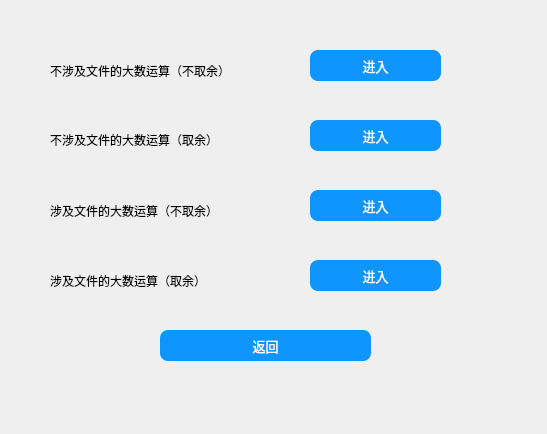
<?xml version="1.0" encoding="UTF-8"?>
<ui version="4.0">
 <class>function0</class>
 <widget class="QDialog" name="function0">
  <property name="geometry">
   <rect>
    <x>0</x>
    <y>0</y>
    <width>547</width>
    <height>434</height>
   </rect>
  </property>
  <property name="windowTitle">
   <string>Dialog</string>
  </property>
  <widget class="QPushButton" name="pushButton">
   <property name="geometry">
    <rect>
     <x>310</x>
     <y>50</y>
     <width>131</width>
     <height>31</height>
    </rect>
   </property>
   <property name="styleSheet">
    <string notr="true">/*按钮普通态*/
QPushButton
{
    /*字体为微软雅黑*/
    font-family:Microsoft Yahei;
    /*字体大小为20点*/
    font-size:10pt;
    /*字体颜色为白色*/    
    color:white;
    /*背景颜色*/  
    background-color:rgb(14 , 150 , 254);
    /*边框圆角半径为8像素*/ 
    border-radius:8px;
}

/*按钮停留态*/
QPushButton:hover
{
    /*背景颜色*/  
    background-color:rgb(44 , 137 , 255);
}

/*按钮按下态*/
QPushButton:pressed
{
    /*背景颜色*/  
    background-color:rgb(14 , 135 , 228);
    /*左内边距为3像素，让按下时字向右移动3像素*/  
    padding-left:3px;
    /*上内边距为3像素，让按下时字向下移动3像素*/  
    padding-top:3px;
}</string>
   </property>
   <property name="text">
    <string>进入</string>
   </property>
  </widget>
  <widget class="QPushButton" name="pushButton_2">
   <property name="geometry">
    <rect>
     <x>310</x>
     <y>120</y>
     <width>131</width>
     <height>31</height>
    </rect>
   </property>
   <property name="styleSheet">
    <string notr="true">/*按钮普通态*/
QPushButton
{
    /*字体为微软雅黑*/
    font-family:Microsoft Yahei;
    /*字体大小为20点*/
    font-size:10pt;
    /*字体颜色为白色*/    
    color:white;
    /*背景颜色*/  
    background-color:rgb(14 , 150 , 254);
    /*边框圆角半径为8像素*/ 
    border-radius:8px;
}

/*按钮停留态*/
QPushButton:hover
{
    /*背景颜色*/  
    background-color:rgb(44 , 137 , 255);
}

/*按钮按下态*/
QPushButton:pressed
{
    /*背景颜色*/  
    background-color:rgb(14 , 135 , 228);
    /*左内边距为3像素，让按下时字向右移动3像素*/  
    padding-left:3px;
    /*上内边距为3像素，让按下时字向下移动3像素*/  
    padding-top:3px;
}</string>
   </property>
   <property name="text">
    <string>进入</string>
   </property>
  </widget>
  <widget class="QPushButton" name="pushButton_3">
   <property name="geometry">
    <rect>
     <x>310</x>
     <y>190</y>
     <width>131</width>
     <height>31</height>
    </rect>
   </property>
   <property name="styleSheet">
    <string notr="true">/*按钮普通态*/
QPushButton
{
    /*字体为微软雅黑*/
    font-family:Microsoft Yahei;
    /*字体大小为20点*/
    font-size:10pt;
    /*字体颜色为白色*/    
    color:white;
    /*背景颜色*/  
    background-color:rgb(14 , 150 , 254);
    /*边框圆角半径为8像素*/ 
    border-radius:8px;
}

/*按钮停留态*/
QPushButton:hover
{
    /*背景颜色*/  
    background-color:rgb(44 , 137 , 255);
}

/*按钮按下态*/
QPushButton:pressed
{
    /*背景颜色*/  
    background-color:rgb(14 , 135 , 228);
    /*左内边距为3像素，让按下时字向右移动3像素*/  
    padding-left:3px;
    /*上内边距为3像素，让按下时字向下移动3像素*/  
    padding-top:3px;
}</string>
   </property>
   <property name="text">
    <string>进入</string>
   </property>
  </widget>
  <widget class="QPushButton" name="pushButton_4">
   <property name="geometry">
    <rect>
     <x>310</x>
     <y>260</y>
     <width>131</width>
     <height>31</height>
    </rect>
   </property>
   <property name="styleSheet">
    <string notr="true">/*按钮普通态*/
QPushButton
{
    /*字体为微软雅黑*/
    font-family:Microsoft Yahei;
    /*字体大小为20点*/
    font-size:10pt;
    /*字体颜色为白色*/    
    color:white;
    /*背景颜色*/  
    background-color:rgb(14 , 150 , 254);
    /*边框圆角半径为8像素*/ 
    border-radius:8px;
}

/*按钮停留态*/
QPushButton:hover
{
    /*背景颜色*/  
    background-color:rgb(44 , 137 , 255);
}

/*按钮按下态*/
QPushButton:pressed
{
    /*背景颜色*/  
    background-color:rgb(14 , 135 , 228);
    /*左内边距为3像素，让按下时字向右移动3像素*/  
    padding-left:3px;
    /*上内边距为3像素，让按下时字向下移动3像素*/  
    padding-top:3px;
}</string>
   </property>
   <property name="text">
    <string>进入</string>
   </property>
  </widget>
  <widget class="QPushButton" name="pushButton_5">
   <property name="geometry">
    <rect>
     <x>160</x>
     <y>330</y>
     <width>211</width>
     <height>31</height>
    </rect>
   </property>
   <property name="styleSheet">
    <string notr="true">/*按钮普通态*/
QPushButton
{
    /*字体为微软雅黑*/
    font-family:Microsoft Yahei;
    /*字体大小为20点*/
    font-size:10pt;
    /*字体颜色为白色*/    
    color:white;
    /*背景颜色*/  
    background-color:rgb(14 , 150 , 254);
    /*边框圆角半径为8像素*/ 
    border-radius:8px;
}

/*按钮停留态*/
QPushButton:hover
{
    /*背景颜色*/  
    background-color:rgb(44 , 137 , 255);
}

/*按钮按下态*/
QPushButton:pressed
{
    /*背景颜色*/  
    background-color:rgb(14 , 135 , 228);
    /*左内边距为3像素，让按下时字向右移动3像素*/  
    padding-left:3px;
    /*上内边距为3像素，让按下时字向下移动3像素*/  
    padding-top:3px;
}</string>
   </property>
   <property name="text">
    <string>返回</string>
   </property>
  </widget>
  <widget class="QLabel" name="label">
   <property name="geometry">
    <rect>
     <x>50</x>
     <y>60</y>
     <width>261</width>
     <height>21</height>
    </rect>
   </property>
   <property name="styleSheet">
    <string notr="true">font: 10pt &quot;Microsoft Himalaya&quot;;</string>
   </property>
   <property name="text">
    <string>不涉及文件的大数运算（不取余）</string>
   </property>
  </widget>
  <widget class="QLabel" name="label_2">
   <property name="geometry">
    <rect>
     <x>50</x>
     <y>130</y>
     <width>251</width>
     <height>20</height>
    </rect>
   </property>
   <property name="styleSheet">
    <string notr="true">font: 10pt &quot;Microsoft Himalaya&quot;;</string>
   </property>
   <property name="text">
    <string>不涉及文件的大数运算（取余）</string>
   </property>
  </widget>
  <widget class="QLabel" name="label_3">
   <property name="geometry">
    <rect>
     <x>50</x>
     <y>200</y>
     <width>251</width>
     <height>21</height>
    </rect>
   </property>
   <property name="styleSheet">
    <string notr="true">font: 10pt &quot;Microsoft Himalaya&quot;;</string>
   </property>
   <property name="text">
    <string>涉及文件的大数运算（不取余）</string>
   </property>
  </widget>
  <widget class="QLabel" name="label_4">
   <property name="geometry">
    <rect>
     <x>50</x>
     <y>270</y>
     <width>231</width>
     <height>21</height>
    </rect>
   </property>
   <property name="styleSheet">
    <string notr="true">font: 10pt &quot;Microsoft Himalaya&quot;;</string>
   </property>
   <property name="text">
    <string>涉及文件的大数运算（取余）</string>
   </property>
  </widget>
 </widget>
 <resources/>
 <connections/>
</ui>
